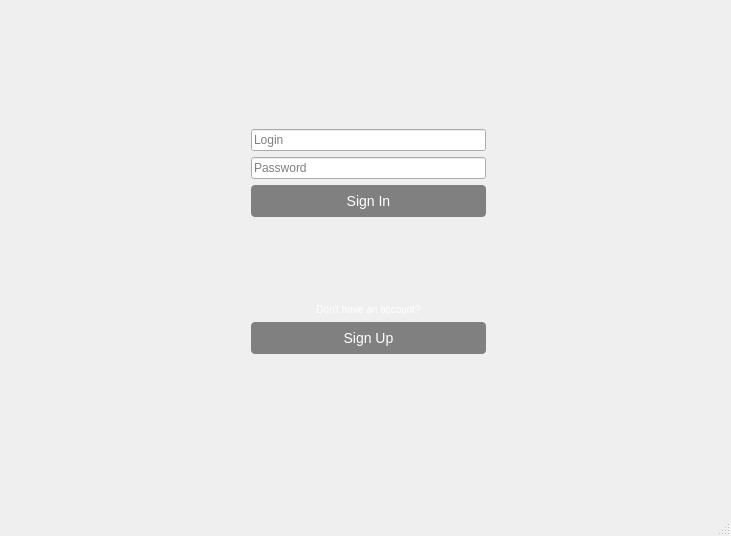
<?xml version="1.0" encoding="UTF-8"?>
<ui version="4.0">
 <class>MainWindow</class>
 <widget class="QMainWindow" name="MainWindow">
  <property name="geometry">
   <rect>
    <x>0</x>
    <y>0</y>
    <width>731</width>
    <height>536</height>
   </rect>
  </property>
  <property name="sizePolicy">
   <sizepolicy hsizetype="Minimum" vsizetype="Fixed">
    <horstretch>0</horstretch>
    <verstretch>0</verstretch>
   </sizepolicy>
  </property>
  <property name="windowTitle">
   <string>MainWindow</string>
  </property>
  <widget class="QWidget" name="centralwidget">
   <layout class="QGridLayout" name="gridLayout">
    <item row="1" column="0">
     <spacer name="horizontalSpacer">
      <property name="orientation">
       <enum>Qt::Orientation::Horizontal</enum>
      </property>
      <property name="sizeHint" stdset="0">
       <size>
        <width>10</width>
        <height>10</height>
       </size>
      </property>
     </spacer>
    </item>
    <item row="1" column="1">
     <layout class="QVBoxLayout" name="verticalLayout_4">
      <item>
       <widget class="QLineEdit" name="loginInput">
        <property name="text">
         <string/>
        </property>
        <property name="placeholderText">
         <string>Login</string>
        </property>
       </widget>
      </item>
      <item>
       <widget class="QLineEdit" name="passwordInput">
        <property name="text">
         <string/>
        </property>
        <property name="echoMode">
         <enum>QLineEdit::EchoMode::Password</enum>
        </property>
        <property name="placeholderText">
         <string>Password</string>
        </property>
       </widget>
      </item>
      <item>
       <widget class="QPushButton" name="loginButton">
        <property name="sizePolicy">
         <sizepolicy hsizetype="Expanding" vsizetype="Fixed">
          <horstretch>0</horstretch>
          <verstretch>0</verstretch>
         </sizepolicy>
        </property>
        <property name="styleSheet">
         <string notr="true">QPushButton {
    background-color: gray; /* Темный фон кнопки */
    color: white; /* Белый цвет текста */
    font-family: Arial; /* Шрифт */
    font-size: 14px; /* Размер шрифта */
    padding: 8px 16px; /* Отступы */
    border: none; /* Без границ */
    border-radius: 4px; /* Небольшое скругление углов */
}

QPushButton:hover {
    background-color: #3d3d3d; /* Цвет кнопки при наведении */
}

QPushButton:pressed {
    background-color: #1a1a1a; /* Цвет кнопки при нажатии */
}</string>
        </property>
        <property name="text">
         <string>Sign In</string>
        </property>
       </widget>
      </item>
     </layout>
    </item>
    <item row="2" column="1">
     <layout class="QVBoxLayout" name="verticalLayout_5">
      <item>
       <widget class="QLabel" name="labelInform">
        <property name="sizePolicy">
         <sizepolicy hsizetype="Preferred" vsizetype="Fixed">
          <horstretch>0</horstretch>
          <verstretch>0</verstretch>
         </sizepolicy>
        </property>
        <property name="styleSheet">
         <string notr="true">QLabel {
  
    color: white; /* Белый текст */
    font-family: Arial; /* Шрифт */
    font-size: 10px; /* Размер шрифта */
 
    border: none; /* Без границы */
    border-radius: 5px; /* Скругленные углы (опционально) */

}
</string>
        </property>
        <property name="text">
         <string>Don't have an account?</string>
        </property>
        <property name="alignment">
         <set>Qt::AlignmentFlag::AlignCenter</set>
        </property>
       </widget>
      </item>
      <item>
       <widget class="QPushButton" name="registrationButton">
        <property name="styleSheet">
         <string notr="true">QPushButton {
    background-color: gray; /* Темный фон кнопки */
    color: white; /* Белый цвет текста */
    font-family: Arial; /* Шрифт */
    font-size: 14px; /* Размер шрифта */
    padding: 8px 16px; /* Отступы */
    border: none; /* Без границ */
    border-radius: 4px; /* Небольшое скругление углов */
}

QPushButton:hover {
    background-color: #3d3d3d; /* Цвет кнопки при наведении */
}

QPushButton:pressed {
    background-color: #1a1a1a; /* Цвет кнопки при нажатии */
}</string>
        </property>
        <property name="text">
         <string>Sign Up</string>
        </property>
       </widget>
      </item>
      <item>
       <spacer name="verticalSpacer_2">
        <property name="orientation">
         <enum>Qt::Orientation::Vertical</enum>
        </property>
        <property name="sizeType">
         <enum>QSizePolicy::Policy::Fixed</enum>
        </property>
        <property name="sizeHint" stdset="0">
         <size>
          <width>20</width>
          <height>30</height>
         </size>
        </property>
       </spacer>
      </item>
     </layout>
    </item>
    <item row="0" column="1">
     <spacer name="verticalSpacer">
      <property name="orientation">
       <enum>Qt::Orientation::Vertical</enum>
      </property>
      <property name="sizeType">
       <enum>QSizePolicy::Policy::Minimum</enum>
      </property>
      <property name="sizeHint" stdset="0">
       <size>
        <width>20</width>
        <height>40</height>
       </size>
      </property>
     </spacer>
    </item>
    <item row="1" column="2">
     <spacer name="horizontalSpacer_2">
      <property name="orientation">
       <enum>Qt::Orientation::Horizontal</enum>
      </property>
      <property name="sizeHint" stdset="0">
       <size>
        <width>40</width>
        <height>20</height>
       </size>
      </property>
     </spacer>
    </item>
    <item row="3" column="1">
     <spacer name="verticalSpacer_3">
      <property name="orientation">
       <enum>Qt::Orientation::Vertical</enum>
      </property>
      <property name="sizeType">
       <enum>QSizePolicy::Policy::Fixed</enum>
      </property>
      <property name="sizeHint" stdset="0">
       <size>
        <width>20</width>
        <height>40</height>
       </size>
      </property>
     </spacer>
    </item>
    <item row="2" column="0">
     <widget class="QLabel" name="label">
      <property name="text">
       <string/>
      </property>
     </widget>
    </item>
   </layout>
  </widget>
  <widget class="QStatusBar" name="statusbar"/>
 </widget>
 <resources/>
 <connections/>
</ui>
